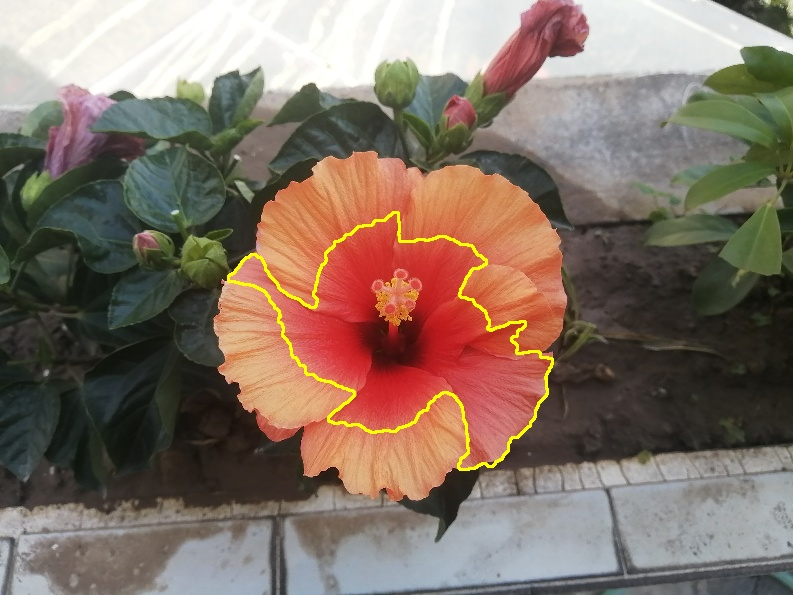
#> input picture (5)ImageProcessing/03_Contour_fitting/contours/flower.jpg, 793 x 595 px, found by its file name
$ python 03_flower_contours.py   (older library calls are emulated)
#> lines starting #> are read from the running program, lines starting #| are printed output that depends on the picture; after the words box and inside, x2 and y2 are one past the last pixel; in counts of white or black regions, pixels touching at a corner belong together
import cv2
import numpy as np
import os


def extract_red():
    '''
        提取红色
    :return: 提取红色的图像
    '''
    global red
    hsv = cv2.cvtColor(im, cv2.COLOR_BGR2HSV)
    # =============指定红色值的范围=============
    minRed01 = np.array([0, 70, 70])
    maxRed01 = np.array([5, 255, 255])
    minRed02 = np.array([170, 70, 70])
    maxRed02 = np.array([180, 255, 255])
    # 确定红色区域
    mask01 = cv2.inRange(hsv, minRed01, maxRed01)
    mask02 = cv2.inRange(hsv, minRed02, maxRed02)
    mask = mask01 + mask02
    # 通过掩码控制的按位与运算，锁定红色区域
    red = cv2.bitwise_and(im, im, mask=mask)  # 执行掩模运算
    return red


def extract_contours(im, gray):
    '''
    提取图像轮廓
    :return: None
    '''

    # 二值化
    ret, binary = cv2.threshold(gray, 50, 255, cv2.THRESH_BINARY)
    # 模糊处理
    # img = cv2.GaussianBlur(binary, (3, 3), 0)
    img = cv2.medianBlur(binary,3)
    # 开运算
    kernel = cv2.getStructuringElement(cv2.MORPH_RECT, (3, 3))
    img = cv2.morphologyEx(img, cv2.MORPH_OPEN, kernel, iterations=2)
    # 提取轮廓
    img, contours, hierarchy = cv2.findContours(img,
                                                cv2.RETR_EXTERNAL,
                                                cv2.CHAIN_APPROX_NONE)
    cv2.imshow('medianBlur', img)

    # 方法一： 筛选、过滤小轮廓
    new_cnts = []  #  存放筛选后的轮廓
    for c in contours:  #  遍历所有轮廓
        area = cv2.contourArea(c)  # 计算面积
        cir_len = cv2.arcLength(c, True)  # 计算周长
        # print('周长：', cir_len)
        # print('面积：', area)
        if cir_len >= 500:  #  留下主要轮廓
            new_cnts.append(c)
    #
    #  对轮廓排序
    new_cnts = sorted(new_cnts,
                      key=cv2.contourArea,  # 排序依据：面积
                      reverse=True)  # 倒序排列
    # print(new_cnts)

    new_cnts = new_cnts[:len(new_cnts)]  # 取出主要轮廓
    # print(new_cnts)
    # #  绘制轮廓
    img_cnt = cv2.drawContours(im, new_cnts, -1, (0, 255, 255), 2)
    cv2.imshow("result", img_cnt)
    return im

    # [8 lines of commented-out code are left out]


if __name__ == '__main__':
    filename = "../../../data/flower.jpg"
    im = cv2.imread(filename)
#> im is the input picture: shape (595, 793, 3); mean B, G, R 101.8, 114.3, 132.3
    im = cv2.resize(im, (int(im.shape[1] / 5), int(im.shape[0] / 5)))
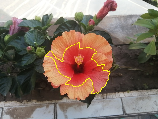
#> im: shape (119, 158, 3); mean B, G, R 101.7, 114.3, 132.3
    cv2.imshow('original', im)

    # 提取红色
    red = extract_red()
#> in extract_red, `hsv = cv2.cvtColor(im, cv2.COLOR_BGR2HSV)`: hsv: shape (119, 158, 3); mean H, S, V 46, 67.3, 136.4
#> in extract_red, `mask01 = cv2.inRange(hsv, minRed01, maxRed01)`:
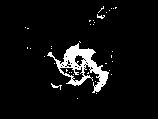
#> mask01: shape (119, 158); 5.9% white; 37 white regions (34 under 20 px), largest, box (x1, y1, x2, y2) and area: (47, 43, 109, 93) 1011, (51, 83, 62, 90) 25, (97, 14, 105, 19) 20
#> in extract_red, `mask02 = cv2.inRange(hsv, minRed02, maxRed02)`:
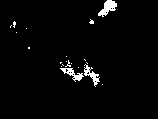
#> mask02: shape (119, 158); 2.6% white; 20 white regions (17 under 20 px), largest, box (x1, y1, x2, y2) and area: (98, 0, 117, 17) 166, (84, 64, 100, 87) 127, (60, 68, 84, 82) 124
#> in extract_red, `mask = mask01 + mask02`: mask: shape (119, 158); 8.5% white; 22 white regions (18 under 20 px), largest, box (x1, y1, x2, y2) and area: (47, 43, 109, 93) 1303, (97, 0, 117, 19) 202, (51, 83, 62, 90) 25, (89, 19, 95, 25) 23
#> in extract_red, `red = cv2.bitwise_and(im, im, mask=mask)`:
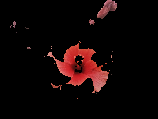
#> red: shape (119, 158, 3); mean B, G, R 5.5, 5.7, 15.9
    gray = cv2.cvtColor(red, cv2.COLOR_BGR2GRAY)
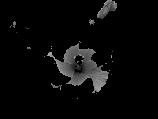
#> gray: shape (119, 158); min 0, max 177, mean 8.7
    cv2.imshow('red', red)

    # 提取轮廓
    img = extract_contours(im, gray)
#> in extract_contours, `ret, binary = cv2.threshold(gray, 50, 255, cv2.THRESH_BINARY)`:
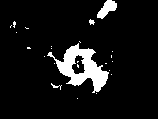
#> binary: shape (119, 158); 8.1% white; 24 white regions (20 under 20 px), largest, box (x1, y1, x2, y2) and area: (47, 43, 109, 93) 1220, (97, 0, 117, 19) 202, (89, 19, 95, 25) 23, (51, 83, 62, 90) 23
#> in extract_contours, `img = cv2.medianBlur(binary,3)`: img: shape (119, 158); 7.8% white; 7 white regions (5 under 20 px), largest, box (x1, y1, x2, y2) and area: (48, 44, 109, 93) 1214, (97, 0, 117, 19) 201
#> in extract_contours, `img = cv2.morphologyEx(img, cv2.MORPH_OPEN, kernel, iterations=2)`:
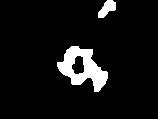
#> img: shape (119, 158); 7.1% white; 2 white regions
#> in extract_contours, `img, contours, hierarchy = cv2.findContours(img, cv2.RETR_EXTERNAL, cv..`: contours = 2 contours; box (x1, y1, x2, y2) and area: (57, 46, 108, 92) 1228, (98, 0, 116, 18) 166
#> the loop in extract_contours, `for c in contours:` made 2 passes
#> (area, cir_len) on passes 1 to 2: (1228, 176.4), (166, 57.46)
#> after the loop in extract_contours, `for c in contours:`: new_cnts = []

    # 保存图像
    fn = filename.rsplit('/')[-1]
    if not os.path.exists('contours'):
        os.makedirs('contours')
    cv2.imwrite('contours/%s' % fn, img)
    print('写入成功')

    cv2.waitKey()
    cv2.destroyAllWindows()
